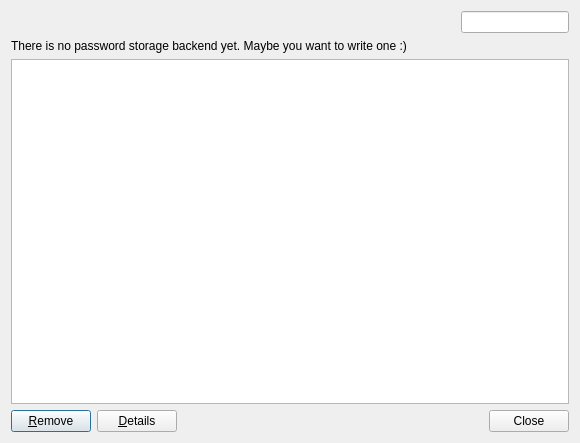
<ui version="4.0" >
 <class>PasswordsDialog</class>
 <widget class="QDialog" name="PasswordsDialog" >
  <property name="geometry" >
   <rect>
    <x>0</x>
    <y>0</y>
    <width>580</width>
    <height>443</height>
   </rect>
  </property>
  <property name="windowTitle" >
   <string>Passwords</string>
  </property>
  <layout class="QGridLayout" name="gridLayout" >
   <item row="0" column="0" >
    <spacer name="spacer" >
     <property name="orientation" >
      <enum>Qt::Horizontal</enum>
     </property>
     <property name="sizeHint" stdset="0" >
      <size>
       <width>0</width>
       <height>0</height>
      </size>
     </property>
    </spacer>
   </item>
   <item row="0" column="1" >
    <widget class="SearchLineEdit" name="search" >
     <property name="sizePolicy" >
      <sizepolicy vsizetype="Fixed" hsizetype="Preferred" >
       <horstretch>0</horstretch>
       <verstretch>0</verstretch>
      </sizepolicy>
     </property>
    </widget>
   </item>
   <item row="7" column="0" colspan="2" >
    <layout class="QHBoxLayout" name="horizontalLayout" >
     <item>
      <widget class="QPushButton" name="removeButton" >
       <property name="text" >
        <string>&amp;Remove</string>
       </property>
      </widget>
     </item>
     <item>
      <widget class="QPushButton" name="detailsButton" >
       <property name="text" >
        <string>&amp;Details</string>
       </property>
      </widget>
     </item>
     <item>
      <spacer name="spacer_2" >
       <property name="orientation" >
        <enum>Qt::Horizontal</enum>
       </property>
       <property name="sizeHint" stdset="0" >
        <size>
         <width>40</width>
         <height>20</height>
        </size>
       </property>
      </spacer>
     </item>
     <item>
      <widget class="QDialogButtonBox" name="buttonBox" >
       <property name="orientation" >
        <enum>Qt::Horizontal</enum>
       </property>
       <property name="standardButtons" >
        <set>QDialogButtonBox::Close</set>
       </property>
      </widget>
     </item>
    </layout>
   </item>
   <item row="2" column="0" colspan="2" >
    <widget class="EditTableView" name="table" >
     <property name="tabKeyNavigation" >
      <bool>false</bool>
     </property>
     <property name="alternatingRowColors" >
      <bool>true</bool>
     </property>
     <property name="selectionBehavior" >
      <enum>QAbstractItemView::SelectRows</enum>
     </property>
     <property name="textElideMode" >
      <enum>Qt::ElideMiddle</enum>
     </property>
     <property name="horizontalScrollMode" >
      <enum>QAbstractItemView::ScrollPerPixel</enum>
     </property>
     <property name="showGrid" >
      <bool>false</bool>
     </property>
     <property name="sortingEnabled" >
      <bool>true</bool>
     </property>
     <property name="wordWrap" >
      <bool>false</bool>
     </property>
    </widget>
   </item>
   <item row="1" column="0" colspan="2" >
    <widget class="QLabel" name="label" >
     <property name="text" >
      <string>There is no password storage backend yet. Maybe you want to write one :)</string>
     </property>
     <property name="wordWrap" >
      <bool>true</bool>
     </property>
    </widget>
   </item>
  </layout>
 </widget>
 <customwidgets>
  <customwidget>
   <class>SearchLineEdit</class>
   <extends>QLineEdit</extends>
   <header>searchlineedit.h</header>
  </customwidget>
  <customwidget>
   <class>EditTableView</class>
   <extends>QTableView</extends>
   <header>edittableview.h</header>
  </customwidget>
 </customwidgets>
 <tabstops>
  <tabstop>search</tabstop>
  <tabstop>table</tabstop>
  <tabstop>removeButton</tabstop>
  <tabstop>buttonBox</tabstop>
 </tabstops>
 <resources/>
 <connections>
  <connection>
   <sender>buttonBox</sender>
   <signal>rejected()</signal>
   <receiver>PasswordsDialog</receiver>
   <slot>close()</slot>
   <hints>
    <hint type="sourcelabel" >
     <x>446</x>
     <y>268</y>
    </hint>
    <hint type="destinationlabel" >
     <x>257</x>
     <y>267</y>
    </hint>
   </hints>
  </connection>
 </connections>
</ui>
